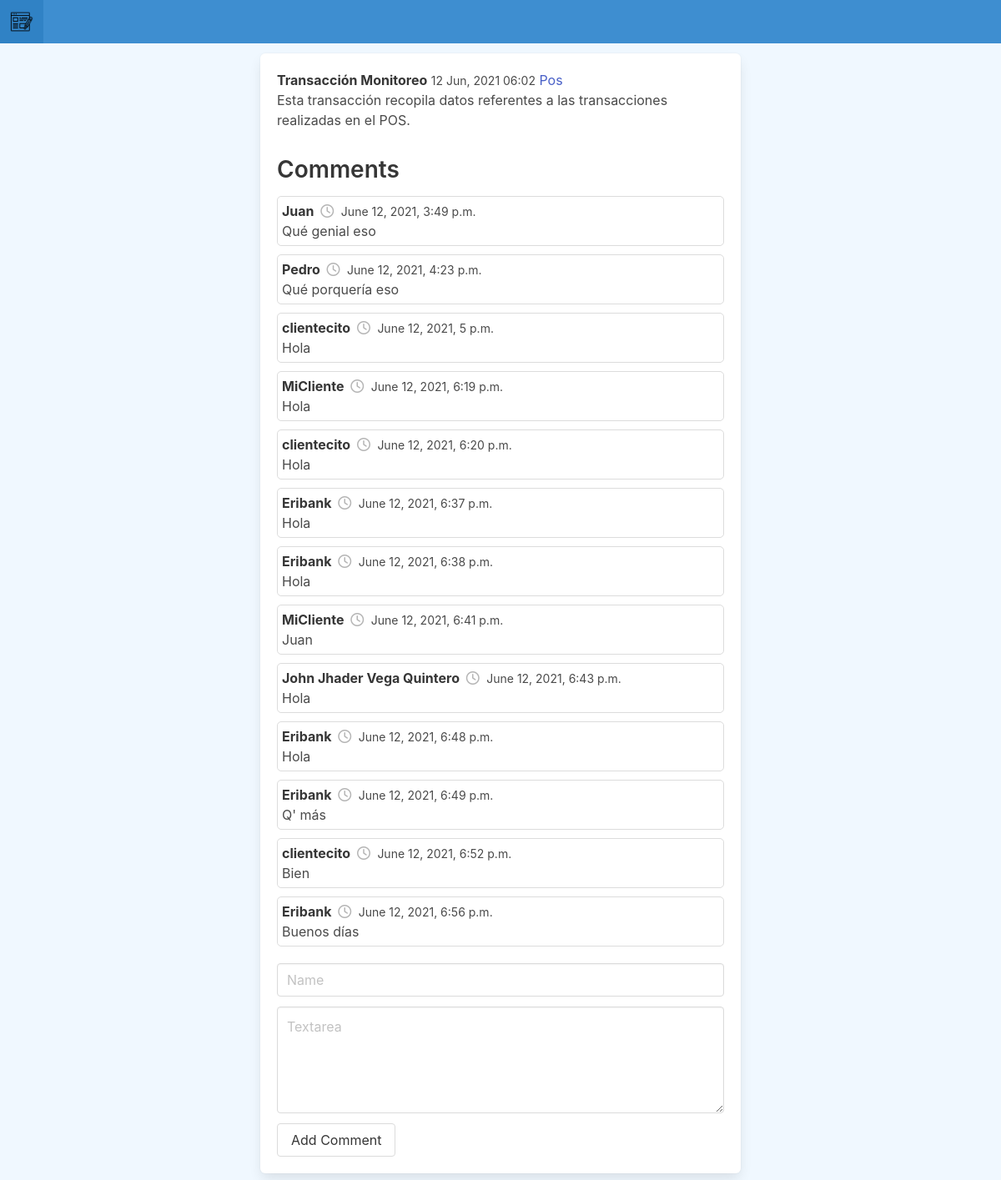
Page /detail/5/ on the committed database.
### blogpage/models.py (models this page shows, shortened)
class Post(models.Model):
    category = models.ForeignKey(Category, related_name='posts', on_delete=models.CASCADE)
    title = models.CharField(max_length=255)
    slug = models.SlugField()
    intro = models.TextField()
    body = models.TextField()
    date_added = models.DateTimeField(auto_now_add=True)

class Category(models.Model):
    title = models.CharField(max_length=255)
    slug = models.SlugField()
    class Meta:
        verbose_name_plural = 'Categories'

class Comment(models.Model):
    post = models.ForeignKey(Post, related_name="comments", on_delete=models.CASCADE)
    name = models.CharField(max_length=255)
    body = models.TextField()
    date_added = models.DateTimeField(auto_now_add=True)

### blogpage/views.py (the view)
# urls.py: path('detail/<int:id>/', detail, name='detail'),
def detail(request, id):
    post = Post.objects.get(id=id)
    if request.method == 'POST':
        form = CommentForm(request.POST)
        if form.is_valid():
            instance = form.save(commit=False)
            instance.post = post
            instance.save()
            return redirect('detail', id=post.id)
    else:
        form = CommentForm()
    return render(request, 'blogpage/detail.html', {'post': post, 'form': form})

### blogpage/forms.py
class CommentForm(ModelForm):
    class Meta:
        model = Comment
        fields = ['name', 'body']

### templates/blogpage/detail.html (shortened to what this page needs)
{% extends 'blogpage/base.html' %}
{% block content %}
    <article>
        <div class="box">
            <p>
                <strong>{{ post.title }}</strong> <small>{{ post.date_added|date:"d M, Y h:i" }}</small> <a
                    href="{% url 'category' post.category.id %}">{{ post.category.title }}</a>
                <br>
                {{ post.body }}
            </p>
            <h2>Comments</h2>
            {% for comment in post.comments.all %}
                <article style="border: 1px solid gainsboro;border-radius: 5px;padding:5px;margin-bottom: 10px">
                    <strong>{{ comment.name }} </strong><span class="icon" style="color: #b5b5b5"><i
                        class="far fa-clock"></i></span>
                    <small>{{ comment.date_added }}</small><br>
                    {{ comment.body }}
                </article>
            {% endfor %}
            {% include 'blogpage/forms/bulma_form.html' %}
        </div>
    </article>
{% endblock content %}

### templates/blogpage/base.html (shortened to what this page needs)
{% load static %}
<!DOCTYPE html>
<html>
<head>
    <link rel="stylesheet" href="https://cdn.jsdelivr.net/npm/bulma@0.9.2/css/bulma.min.css">
</head>
<body style="background-color: aliceblue">
<nav class="navbar is-info" role="navigation" aria-label="main navigation">
    <div class="navbar-brand">
        <a class="navbar-item" href="{% url 'frontpage' %}">
            <img src="{% static 'img/blog.png' %}" alt="Postit">
        </a>
    </div>
</nav>
<section class="content column is-6 is-offset-3">
    {% block content %}
    {% endblock content %}
</section>
</body>
</html>

### templates/blogpage/forms/bulma_form.html (shortened to what this page needs)
<form action="." method="post" style="margin-top: 20px">
    <div class="field">
        <div class="control">
            <label>
                <input name="name" class="input" type="text" placeholder="Name">
            </label>
        </div>
    </div>
    <div class="field">
        <div class="control">
            <label>
                <textarea name="body" class="textarea" placeholder="Textarea"></textarea>
            </label>
        </div>
    </div>
    <div class="control">
        <button type="submit" class="button">Add Comment</button>
    </div>
</form>

### rows in the picture
Post: title "Transacción Monitoreo", date_added "12 Jun, 2021 06:02", category "Pos", body "Esta transacción recopila datos referentes a las transacciones realizadas en el POS."
Comment: name "Juan", date_added "June 12, 2021, 3:49 p.m.", body "Qué genial eso"
Comment: name "Pedro", date_added "June 12, 2021, 4:23 p.m.", body "Qué porquería eso"
Comment: name "clientecito", date_added "June 12, 2021, 5 p.m.", body "Hola"
Comment: name "MiCliente", date_added "June 12, 2021, 6:19 p.m.", body "Hola"
Comment: name "clientecito", date_added "June 12, 2021, 6:20 p.m.", body "Hola"
Comment: name "Eribank", date_added "June 12, 2021, 6:37 p.m.", body "Hola"
Comment: name "Eribank", date_added "June 12, 2021, 6:38 p.m.", body "Hola"
Comment: name "MiCliente", date_added "June 12, 2021, 6:41 p.m.", body "Juan"
Comment: name "John Jhader Vega Quintero", date_added "June 12, 2021, 6:43 p.m.", body "Hola"
Comment: name "Eribank", date_added "June 12, 2021, 6:48 p.m.", body "Hola"
Comment: name "Eribank", date_added "June 12, 2021, 6:49 p.m.", body "Q' más"
Comment: name "clientecito", date_added "June 12, 2021, 6:52 p.m.", body "Bien"
Comment: name "Eribank", date_added "June 12, 2021, 6:56 p.m.", body "Buenos días"
